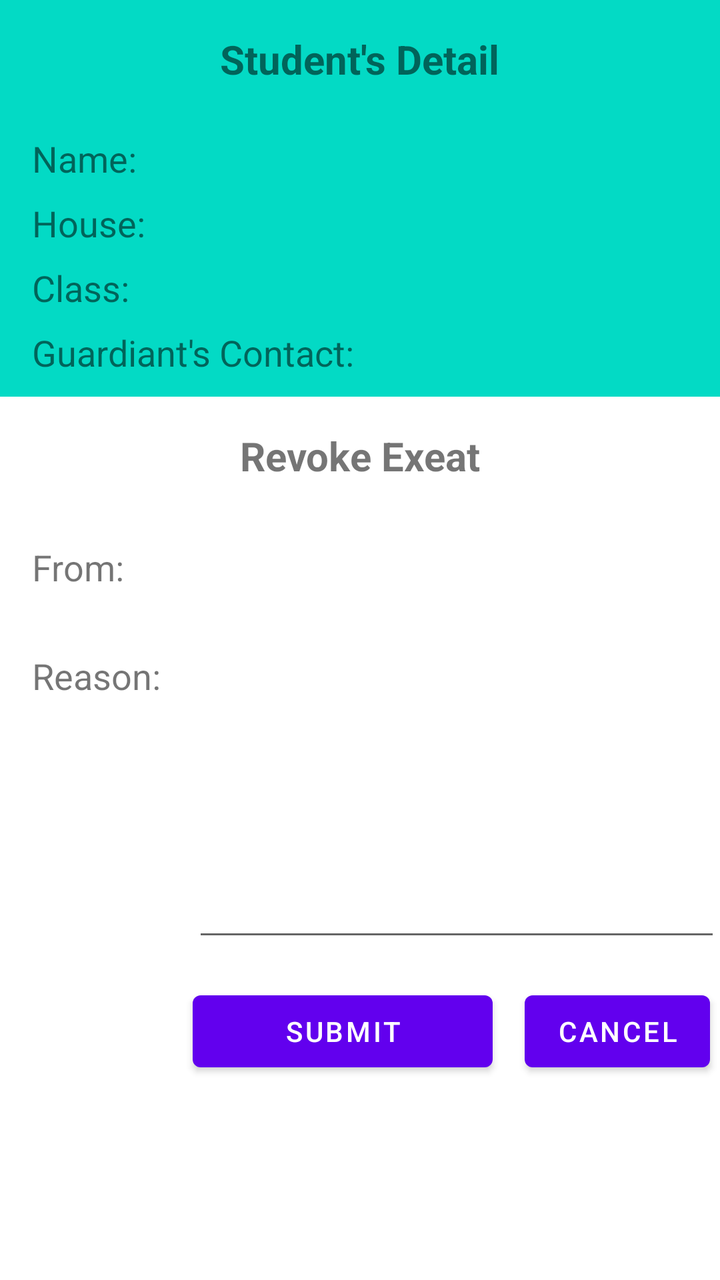
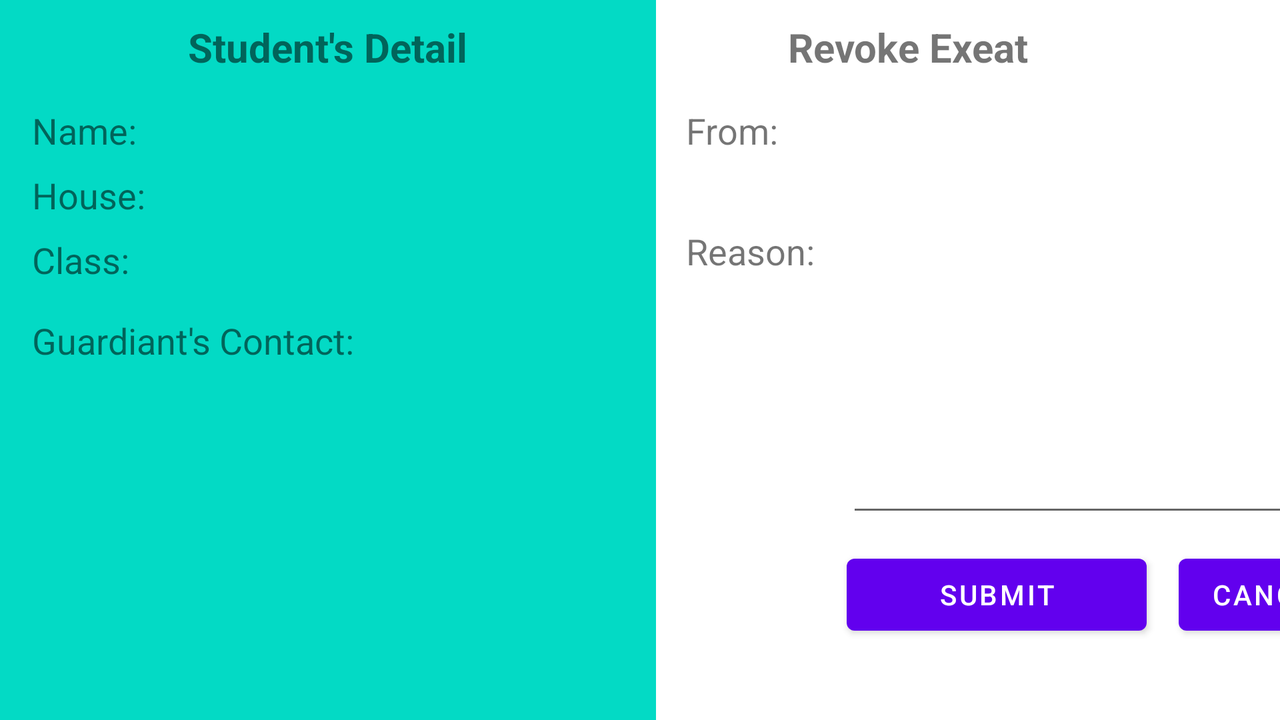

Two renders of one Android screen. The first uses the default layout on a phone; the second uses the alternative layout the repository ships for a different screen configuration, on a matching device. The two XML files are below.
<!-- AndroidManifest.xml: application theme Theme.SchoolExeat -->
<!-- res/layout/activity_revoke_exeat.xml -->
<?xml version="1.0" encoding="utf-8"?>
<androidx.constraintlayout.widget.ConstraintLayout xmlns:android="http://schemas.android.com/apk/res/android"
    xmlns:app="http://schemas.android.com/apk/res-auto"
    xmlns:tools="http://schemas.android.com/tools"
    android:layout_width="match_parent"
    android:layout_height="match_parent"
    tools:context=".RevokeExeat">

    <androidx.constraintlayout.widget.ConstraintLayout
        android:id="@+id/constraintLayout"
        android:layout_width="match_parent"
        android:layout_height="wrap_content"
        android:background="@color/teal_200"
        android:paddingBottom="10dp"
        app:layout_constraintEnd_toEndOf="parent"
        app:layout_constraintStart_toStartOf="parent"
        app:layout_constraintTop_toTopOf="parent">

        <TextView
            android:id="@+id/textView"
            android:layout_width="wrap_content"
            android:layout_height="wrap_content"
            android:layout_marginStart="16dp"
            android:layout_marginTop="24dp"
            android:text="@string/student_name_tv"
            android:textSize="18sp"
            app:layout_constraintStart_toStartOf="parent"
            app:layout_constraintTop_toBottomOf="@+id/textView11" />

        <TextView
            android:id="@+id/tvStudentName"
            android:layout_width="wrap_content"
            android:layout_height="wrap_content"
            android:layout_marginStart="16dp"
            android:text=""
            android:textSize="18sp"
            android:textStyle="bold"
            app:layout_constraintBottom_toBottomOf="@+id/textView"
            app:layout_constraintEnd_toEndOf="parent"
            app:layout_constraintHorizontal_bias="0.0"
            app:layout_constraintStart_toEndOf="@+id/textView" />

        <TextView
            android:id="@+id/textView5"
            android:layout_width="wrap_content"
            android:layout_height="wrap_content"
            android:layout_marginTop="8dp"
            android:text="@string/house_tv"
            android:textSize="18sp"
            app:layout_constraintStart_toStartOf="@+id/textView"
            app:layout_constraintTop_toBottomOf="@+id/tvStudentName" />

        <TextView
            android:id="@+id/tvHouse"
            android:layout_width="wrap_content"
            android:layout_height="wrap_content"
            android:text=""
            android:textSize="18sp"
            android:textStyle="bold"
            app:layout_constraintBottom_toBottomOf="@+id/textView5"
            app:layout_constraintStart_toEndOf="@+id/textView5"
            app:layout_constraintStart_toStartOf="@+id/tvStudentName" />

        <TextView
            android:id="@+id/textView7"
            android:layout_width="wrap_content"
            android:layout_height="wrap_content"
            android:layout_marginTop="8dp"
            android:text="@string/class_tv"
            android:textSize="18sp"
            app:layout_constraintStart_toStartOf="@+id/textView5"
            app:layout_constraintTop_toBottomOf="@+id/tvHouse" />

        <TextView
            android:id="@+id/tvClass"
            android:layout_width="wrap_content"
            android:layout_height="wrap_content"
            android:text=""
            android:textSize="18sp"
            android:textStyle="bold"
            app:layout_constraintBottom_toBottomOf="@+id/textView7"
            app:layout_constraintStart_toEndOf="@+id/textView7"
            app:layout_constraintStart_toStartOf="@+id/tvHouse" />

        <TextView
            android:id="@+id/textView9"
            android:layout_width="wrap_content"
            android:layout_height="wrap_content"
            android:layout_marginTop="8dp"
            android:text="@string/guardiant_s_contact_tv"
            android:textSize="18sp"
            app:layout_constraintStart_toStartOf="@+id/textView7"
            app:layout_constraintTop_toBottomOf="@+id/tvClass" />

        <TextView
            android:id="@+id/tvGuardianContact"
            android:layout_width="wrap_content"
            android:layout_height="wrap_content"
            android:layout_marginStart="8dp"
            android:text=""
            android:textSize="18sp"
            android:textStyle="bold"
            app:layout_constraintBottom_toBottomOf="@+id/textView9"
            app:layout_constraintStart_toEndOf="@+id/textView9" />

        <TextView
            android:id="@+id/textView11"
            android:layout_width="wrap_content"
            android:layout_height="wrap_content"
            android:layout_marginTop="16dp"
            android:text="@string/student_s_detail_tv"
            android:textSize="20sp"
            android:textStyle="bold"
            app:layout_constraintEnd_toEndOf="parent"
            app:layout_constraintStart_toStartOf="parent"
            app:layout_constraintTop_toTopOf="parent" />

    </androidx.constraintlayout.widget.ConstraintLayout>

    <TextView
        android:id="@+id/textView12"
        android:layout_width="wrap_content"
        android:layout_height="wrap_content"
        android:layout_marginStart="16dp"
        android:layout_marginTop="30dp"
        android:text="@string/from_tv"
        android:textSize="18sp"
        app:layout_constraintStart_toStartOf="parent"
        app:layout_constraintTop_toBottomOf="@+id/textView14" />

    <TextView
        android:id="@+id/tvStartDate"
        android:layout_width="wrap_content"
        android:layout_height="wrap_content"
        android:layout_marginStart="16dp"
        android:textSize="18sp"
        android:textStyle="bold"
        app:layout_constraintBottom_toBottomOf="@+id/textView12"
        app:layout_constraintStart_toEndOf="@+id/textView12" />

    <TextView
        android:id="@+id/textView14"
        android:layout_width="wrap_content"
        android:layout_height="wrap_content"
        android:layout_marginTop="16dp"
        android:text="@string/revoke_exeat_tv"
        android:textSize="20sp"
        android:textStyle="bold"
        app:layout_constraintEnd_toEndOf="parent"
        app:layout_constraintStart_toStartOf="parent"
        app:layout_constraintTop_toBottomOf="@+id/constraintLayout" />

    <TextView
        android:id="@+id/textView17"
        android:layout_width="wrap_content"
        android:layout_height="wrap_content"
        android:layout_marginStart="16dp"
        android:layout_marginTop="30dp"
        android:labelFor="@+id/reasonEdt"
        android:text="@string/reason_tv"
        android:textSize="18sp"
        app:layout_constraintStart_toStartOf="parent"
        app:layout_constraintTop_toBottomOf="@+id/textView12" />

    <EditText
        android:id="@+id/reasonEdt"
        android:layout_width="264dp"
        android:layout_height="150dp"
        android:layout_marginStart="16dp"
        android:ems="10"
        android:gravity="start|top"
        android:inputType="textMultiLine"
        android:textSize="18sp"
        app:layout_constraintStart_toEndOf="@+id/textView17"
        app:layout_constraintTop_toTopOf="@+id/textView17"
        android:importantForAutofill="no" />

    <Button
        android:id="@+id/btnCancel"
        android:layout_width="wrap_content"
        android:layout_height="wrap_content"
        android:layout_marginStart="16dp"
        android:layout_marginEnd="16dp"
        android:text="@string/cancel_btn"
        app:layout_constraintBottom_toBottomOf="@+id/btnSubmit"
        app:layout_constraintEnd_toEndOf="parent"
        app:layout_constraintHorizontal_bias="0.0"
        app:layout_constraintStart_toEndOf="@+id/btnSubmit" />

    <Button
        android:id="@+id/btnSubmit"
        android:layout_width="150dp"
        android:layout_height="wrap_content"
        android:layout_marginTop="16dp"
        android:text="@string/submit_btn"
        app:layout_constraintStart_toStartOf="@+id/reasonEdt"
        app:layout_constraintTop_toBottomOf="@+id/reasonEdt" />


</androidx.constraintlayout.widget.ConstraintLayout>
<!-- resources referenced by this layout -->
<resources>
  <string name="cancel_btn">Cancel</string>
  <string name="class_tv">Class:</string>
  <string name="from_tv">From:</string>
  <string name="guardiant_s_contact_tv">Guardiant\'s Contact:</string>
  <string name="house_tv">House:</string>
  <string name="reason_tv">Reason:</string>
  <string name="revoke_exeat_tv">Revoke Exeat</string>
  <string name="student_name_tv">Name:</string>
  <string name="student_s_detail_tv">Student\'s Detail</string>
  <string name="submit_btn">Submit</string>
  <style name="Theme.SchoolExeat" parent="Theme.MaterialComponents.DayNight.DarkActionBar">
          
          <item name="colorPrimary">@color/purple_500</item>
          <item name="colorPrimaryVariant">@color/purple_700</item>
          <item name="colorOnPrimary">@color/white</item>
          
          <item name="colorSecondary">@color/teal_200</item>
          <item name="colorSecondaryVariant">@color/teal_700</item>
          <item name="colorOnSecondary">@color/black</item>
          
          <item name="android:statusBarColor">?attr/colorPrimaryVariant</item>
          
      </style>
</resources>
<!-- res/layout-land/activity_revoke_exeat.xml (the repository's variant of the layout above) -->
<!-- drawn on the phone turned sideways -->
<?xml version="1.0" encoding="utf-8"?>
<androidx.constraintlayout.widget.ConstraintLayout xmlns:android="http://schemas.android.com/apk/res/android"
    xmlns:app="http://schemas.android.com/apk/res-auto"
    xmlns:tools="http://schemas.android.com/tools"
    android:layout_width="match_parent"
    android:layout_height="match_parent"
    tools:context=".RevokeExeat">

    <androidx.constraintlayout.widget.ConstraintLayout
        android:id="@+id/constraintLayout"
        android:layout_width="328dp"
        android:layout_height="match_parent"
        android:background="@color/teal_200"
        android:paddingBottom="10dp"
        app:layout_constraintBottom_toBottomOf="parent"
        app:layout_constraintStart_toStartOf="parent"
        app:layout_constraintTop_toTopOf="parent">

        <TextView
            android:id="@+id/textView"
            android:layout_width="wrap_content"
            android:layout_height="wrap_content"
            android:layout_marginStart="16dp"
            android:layout_marginTop="16dp"
            android:text="@string/student_name_tv"
            android:textSize="18sp"
            app:layout_constraintStart_toStartOf="parent"
            app:layout_constraintTop_toBottomOf="@+id/textView11" />

        <TextView
            android:id="@+id/tvStudentName"
            android:layout_width="wrap_content"
            android:layout_height="wrap_content"
            android:layout_marginStart="16dp"
            android:text=""
            android:textSize="18sp"
            android:textStyle="bold"
            app:layout_constraintBottom_toBottomOf="@+id/textView"
            app:layout_constraintEnd_toEndOf="parent"
            app:layout_constraintHorizontal_bias="0.0"
            app:layout_constraintStart_toEndOf="@+id/textView" />

        <TextView
            android:id="@+id/textView5"
            android:layout_width="wrap_content"
            android:layout_height="wrap_content"
            android:layout_marginTop="8dp"
            android:text="@string/house_tv"
            android:textSize="18sp"
            app:layout_constraintStart_toStartOf="@+id/textView"
            app:layout_constraintTop_toBottomOf="@+id/tvStudentName" />

        <TextView
            android:id="@+id/tvHouse"
            android:layout_width="wrap_content"
            android:layout_height="wrap_content"
            android:text=""
            android:textSize="18sp"
            android:textStyle="bold"
            app:layout_constraintBottom_toBottomOf="@+id/textView5"
            app:layout_constraintStart_toEndOf="@+id/textView5"
            app:layout_constraintStart_toStartOf="@+id/tvStudentName" />

        <TextView
            android:id="@+id/textView7"
            android:layout_width="wrap_content"
            android:layout_height="wrap_content"
            android:layout_marginTop="8dp"
            android:text="@string/class_tv"
            android:textSize="18sp"
            app:layout_constraintStart_toStartOf="@+id/textView5"
            app:layout_constraintTop_toBottomOf="@+id/tvHouse" />

        <TextView
            android:id="@+id/tvClass"
            android:layout_width="wrap_content"
            android:layout_height="wrap_content"
            android:text=""
            android:textSize="18sp"
            android:textStyle="bold"
            app:layout_constraintBottom_toBottomOf="@+id/textView7"
            app:layout_constraintStart_toEndOf="@+id/textView7"
            app:layout_constraintStart_toStartOf="@+id/tvHouse" />

        <TextView
            android:id="@+id/textView9"
            android:layout_width="wrap_content"
            android:layout_height="wrap_content"
            android:layout_marginTop="16dp"
            android:text="@string/guardiant_s_contact_tv"
            android:textSize="18sp"
            app:layout_constraintStart_toStartOf="@+id/textView7"
            app:layout_constraintTop_toBottomOf="@+id/tvClass" />

        <TextView
            android:id="@+id/tvGuardianContact"
            android:layout_width="wrap_content"
            android:layout_height="wrap_content"
            android:layout_marginTop="8dp"
            android:text=""
            android:textSize="18sp"
            android:textStyle="bold"
            app:layout_constraintStart_toStartOf="@+id/textView9"
            app:layout_constraintTop_toBottomOf="@+id/textView9" />

        <TextView
            android:id="@+id/textView11"
            android:layout_width="wrap_content"
            android:layout_height="wrap_content"
            android:layout_marginTop="10dp"
            android:text="@string/student_s_detail_tv"
            android:textSize="20sp"
            android:textStyle="bold"
            app:layout_constraintEnd_toEndOf="parent"
            app:layout_constraintStart_toStartOf="parent"
            app:layout_constraintTop_toTopOf="parent" />

    </androidx.constraintlayout.widget.ConstraintLayout>

    <TextView
        android:id="@+id/textView12"
        android:layout_width="wrap_content"
        android:layout_height="wrap_content"
        android:layout_marginStart="15dp"
        android:layout_marginTop="16dp"
        android:text="@string/from_tv"
        android:textSize="18sp"
        app:layout_constraintStart_toEndOf="@+id/constraintLayout"
        app:layout_constraintTop_toBottomOf="@+id/textView14" />

    <TextView
        android:id="@+id/tvStartDate"
        android:layout_width="wrap_content"
        android:layout_height="wrap_content"
        android:layout_marginStart="16dp"
        android:textSize="18sp"
        android:textStyle="bold"
        app:layout_constraintBottom_toBottomOf="@+id/textView12"
        app:layout_constraintStart_toEndOf="@+id/textView12" />

    <TextView
        android:id="@+id/textView14"
        android:layout_width="wrap_content"
        android:layout_height="wrap_content"
        android:layout_marginTop="10dp"
        android:layout_marginEnd="60dp"
        android:text="@string/revoke_exeat_tv"
        android:textSize="20sp"
        android:textStyle="bold"
        app:layout_constraintEnd_toEndOf="parent"
        app:layout_constraintStart_toEndOf="@+id/constraintLayout"
        app:layout_constraintTop_toTopOf="parent" />

    <TextView
        android:id="@+id/textView17"
        android:layout_width="wrap_content"
        android:layout_height="wrap_content"
        android:layout_marginTop="36dp"
        android:labelFor="@+id/reasonEdt"
        android:text="@string/reason_tv"
        android:textSize="18sp"
        app:layout_constraintStart_toStartOf="@+id/textView12"
        app:layout_constraintTop_toBottomOf="@+id/textView12" />

    <EditText
        android:id="@+id/reasonEdt"
        android:layout_width="264dp"
        android:layout_height="150dp"
        android:layout_marginStart="16dp"
        android:ems="10"
        android:gravity="start|top"
        android:inputType="textMultiLine"
        android:textSize="18sp"
        app:layout_constraintStart_toEndOf="@+id/textView17"
        app:layout_constraintTop_toTopOf="@+id/textView17"
        android:importantForAutofill="no" />

    <Button
        android:id="@+id/btnCancel"
        android:layout_width="wrap_content"
        android:layout_height="wrap_content"
        android:layout_marginStart="16dp"
        android:layout_marginEnd="16dp"
        android:text="@string/cancel_btn"
        app:layout_constraintBottom_toBottomOf="@+id/btnSubmit"
        app:layout_constraintEnd_toEndOf="parent"
        app:layout_constraintHorizontal_bias="0.0"
        app:layout_constraintStart_toEndOf="@+id/btnSubmit" />

    <Button
        android:id="@+id/btnSubmit"
        android:layout_width="150dp"
        android:layout_height="wrap_content"
        android:layout_marginTop="10dp"
        android:text="@string/submit_btn"
        app:layout_constraintStart_toStartOf="@+id/reasonEdt"
        app:layout_constraintTop_toBottomOf="@+id/reasonEdt" />


</androidx.constraintlayout.widget.ConstraintLayout>
